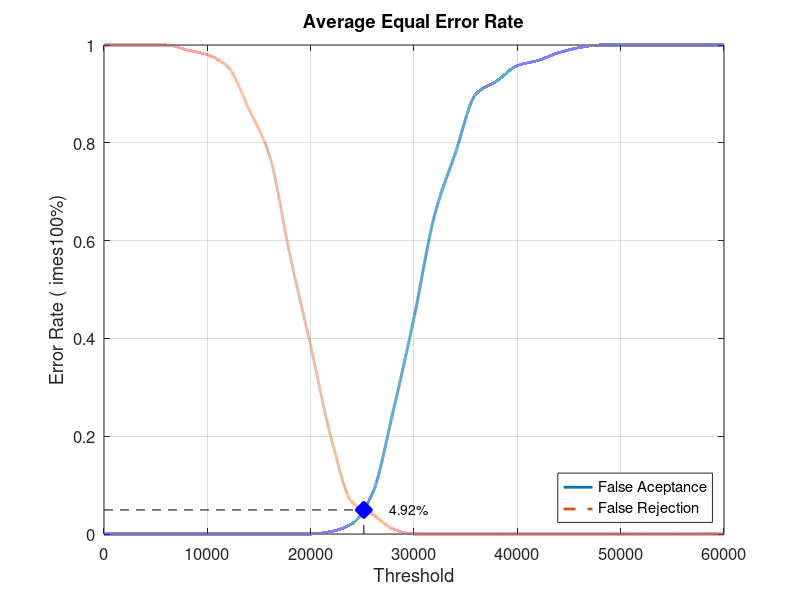
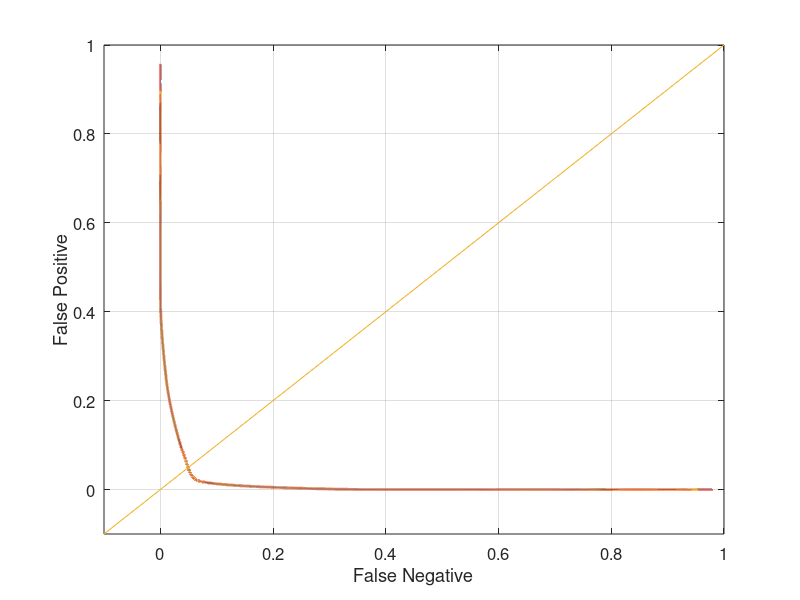

Write MATLAB code to recreate these figures, in order.
close all;
clear;
clc;
x = 0:2000:60000;
xq = 0:0.5:60000;

y0 = [0 0 0 0 0 0 0 0 0 0 0 0.00526316 0.0210526 0.0842105 0.252632 0.442105 0.652632 0.778947 0.9 0.926316 0.957895 0.968421 0.984211 0.994737 1 1 1 1 1 1 1]
yy0 = interp1(x, y0, xq, 'pchip');
y1 = [1 1 1 1 0.99 0.98 0.955 0.87 0.775 0.57 0.385 0.195 0.065 0.04 0.01 0 0 0 0 0 0 0 0 0 0 0 0 0 0 0 0]
yy1 = interp1(x, y1, xq, 'pchip');

% Calculating EER: 
y2 = abs(y0 - y1);
find(y2 == min(y2))
yy2 = abs(yy0 - yy1);
xEER = find(yy2 == min(yy2));
xEERIndex = xq(xEER) % X-axis EER
yEER = yy0(xEER) % Y-axis EER

main = figure
plot(xq, yy0,'-','LineWidth', 2);	hold on
plot(xq, yy1,'--','LineWidth', 2);	hold on
plot([xEERIndex xEERIndex], [0 yEER], 'k--');	hold on
plot([0 xEERIndex], [yEER yEER], 'k--');	hold on
plot(xEERIndex, yEER, 'bx', 'LineWidth', 10);	hold on
text(xEERIndex + 10 * xEERIndex / 100, yEER, [num2str(round((10000 * yEER)) / 100) '%'])
legend('False Aceptance', 'False Rejection', 'Location', 'SouthEast')
xlabel('Threshold')
ylabel('Error Rate (	imes100%)')
title('Average Equal Error Rate')
set(gca, 'FontSize', 12)
axis([0 60000 0 1])
grid on

print(main, 'Database2_1Main', '-dpng');
FNRxFPR = figure('Color', [1 1 1]);
plot(yy1, yy0, '-', yy1, yy0, 'LineWidth', 2);
hold on
y = -0.1:0.1:1
plot(y, y); 
set(gca, 'FontSize', 12)
xlabel('False Negative')
ylabel('False Positive')
axis([-0.1 1 -0.1 1])
set(gca, 'FontSize', 12)
grid on

print(FNRxFPR, 'Database2_1FNRxFPR','-dpng');
